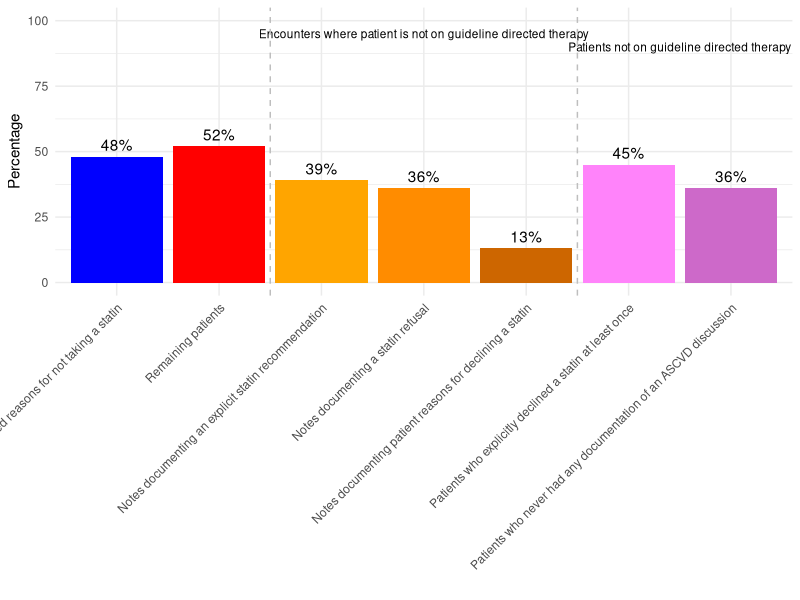
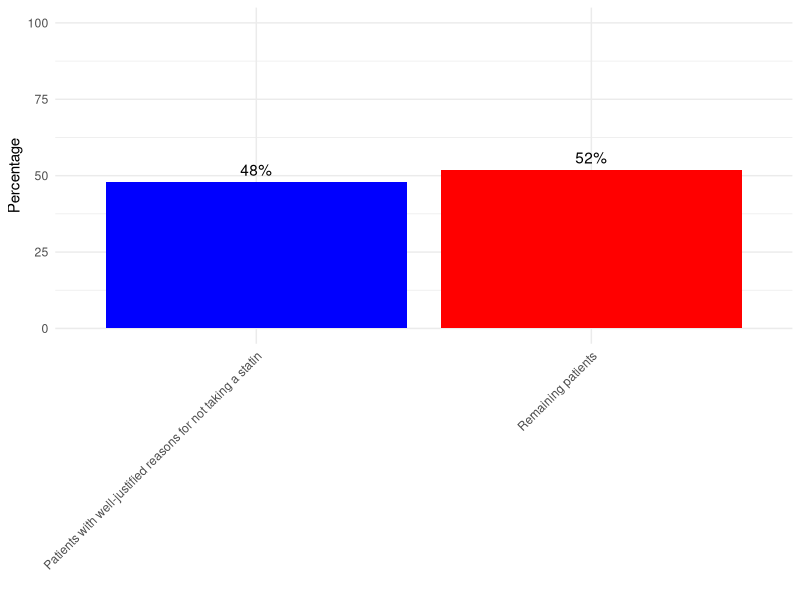
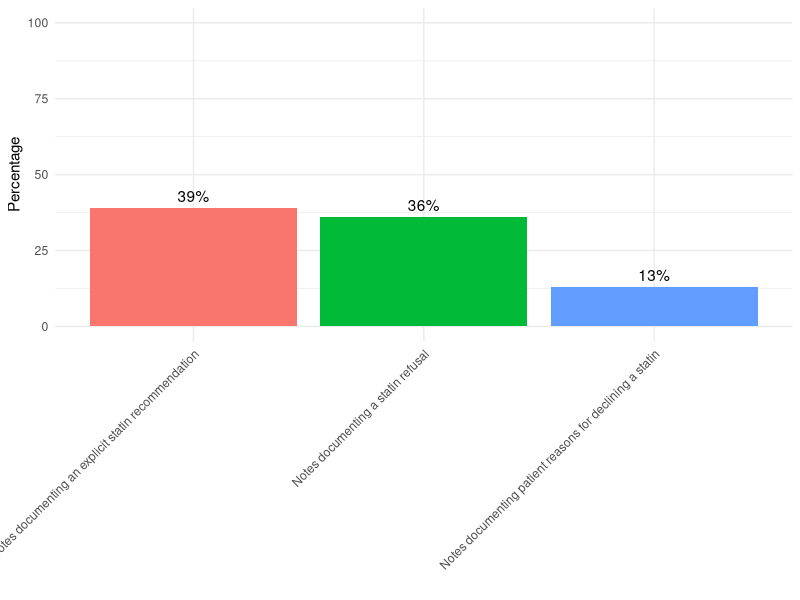
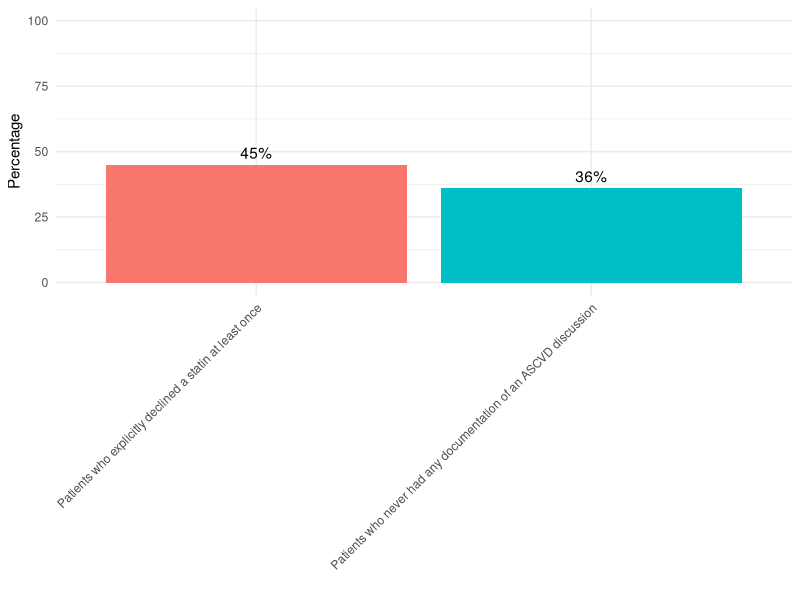

Reproduce these figures in R, in order.
#to do
#add in total numbers
#add in a title for section 1
#shorten names under each column
#name overall figure






# Load the ggplot2 library
library(ggplot2)

# Create a data frame with the provided data for each section
section1_data <- data.frame(
  Category = c("Patients with well-justified reasons for not taking a statin",
               "Remaining patients"),
  Percentage = c("48%", "52%"),
  Group = c("Well-justified reasons", "Remaining Patients")
)

section2_data <- data.frame(
  Category = c("Notes documenting an explicit statin recommendation",
               "Notes documenting a statin refusal",
               "Notes documenting patient reasons for declining a statin"),
  Percentage = c("39%", "36%", "13%")
)

section3_data <- data.frame(
  Category = c("Patients who explicitly declined a statin at least once",
               "Patients who never had any documentation of an ASCVD discussion"),
  Percentage = c("45%", "36%"),
  Group = c("Remaining Patients", "Remaining Patients")
)

# Convert Percentage column to numeric
section1_data$Percentage <- as.numeric(sub("%", "", section1_data$Percentage))
section2_data$Percentage <- as.numeric(sub("%", "", section2_data$Percentage))
section3_data$Percentage <- as.numeric(sub("%", "", section3_data$Percentage))

# Reorder the datasets
section1_data$Category <- factor(section1_data$Category, levels = section1_data$Category)
section2_data$Category <- factor(section2_data$Category, levels = section2_data$Category)
section3_data$Category <- factor(section3_data$Category, levels = section3_data$Category)

# Create the bar plot
ggplot() +
  # Section 1
  geom_bar(data = section1_data, aes(x = Category, y = Percentage, fill = Group), position = position_dodge(width = 0.9), stat = "identity") +
  geom_text(data = section1_data, aes(x = Category, y = Percentage, label = paste0(Percentage, "%")), position = position_dodge(width = 0.9), vjust = -0.5) +
  # Section 2
  geom_bar(data = section2_data, aes(x = Category, y = Percentage, fill = Category), position = position_dodge(width = 0.9), stat = "identity") +
  geom_text(data = section2_data, aes(x = Category, y = Percentage, label = paste0(Percentage, "%")), position = position_dodge(width = 0.9), vjust = -0.5) +
  annotate("text", x = 4, y = 95, label = "Encounters where patient is not on guideline directed therapy", hjust = 0.5, size = 3) +
  # Section 3
  geom_bar(data = section3_data, aes(x = Category, y = Percentage, fill = Category), position = position_dodge(width = 0.9), stat = "identity") +
  geom_text(data = section3_data, aes(x = Category, y = Percentage, label = paste0(Percentage, "%")), position = position_dodge(width = 0.9), vjust = -0.5) +
  annotate("text", x = 6.5, y = 90, label = "Patients not on guideline directed therapy", hjust = 0.5, size = 3) +
  # Vertical lines separating sections
  geom_vline(xintercept = c(2.5, 5.5), linetype = "dashed", color = "grey") +
  # Plot customization
  coord_cartesian(ylim = c(0, 100)) +
  labs(x = "", y = "Percentage", fill = "") +
  scale_fill_manual(values = c("Well-justified reasons" = "blue", 
                               "Remaining Patients" = "red", 
                               "Notes documenting an explicit statin recommendation" = "orange", 
                               "Notes documenting a statin refusal" = "darkorange", 
                               "Notes documenting patient reasons for declining a statin" = "darkorange3", 
                               "Patients who explicitly declined a statin at least once" = "orchid1", 
                               "Patients who never had any documentation of an ASCVD discussion" = "orchid3")) +
  theme_minimal() +
  theme(axis.text.x = element_text(angle = 45, hjust = 1), legend.position = "none")








library(ggplot2)

library(ggplot2)

# Section 1 Histogram
plot_section1 <- ggplot(section1_data, aes(x = Category, y = Percentage, fill = Group)) +
  geom_bar(stat = "identity", position = position_dodge(width = 0.9)) +
  geom_text(aes(label = paste0(Percentage, "%")), position = position_dodge(width = 0.9), vjust = -0.5) +
  labs(x = "", y = "Percentage", fill = "") +
  scale_fill_manual(values = c("Well-justified reasons" = "blue", 
                               "Remaining Patients" = "red")) +
  coord_cartesian(ylim = c(0, 100)) +
  theme_minimal() +
  theme(axis.text.x = element_text(angle = 45, hjust = 1), legend.position = "none")

# Section 2 Histogram
plot_section2 <- ggplot(section2_data, aes(x = Category, y = Percentage, fill = Category)) +
  geom_bar(stat = "identity", position = position_dodge(width = 0.9)) +
  geom_text(aes(label = paste0(Percentage, "%")), position = position_dodge(width = 0.9), vjust = -0.5) +
  labs(x = "", y = "Percentage", fill = "") +
  coord_cartesian(ylim = c(0, 100)) +
  theme_minimal() +
  theme(axis.text.x = element_text(angle = 45, hjust = 1), legend.position = "none")

# Section 3 Histogram
plot_section3 <- ggplot(section3_data, aes(x = Category, y = Percentage, fill = Category)) +
  geom_bar(stat = "identity", position = position_dodge(width = 0.9)) +
  geom_text(aes(label = paste0(Percentage, "%")), position = position_dodge(width = 0.9), vjust = -0.5) +
  labs(x = "", y = "Percentage", fill = "") +
  coord_cartesian(ylim = c(0, 100)) +
  theme_minimal() +
  theme(axis.text.x = element_text(angle = 45, hjust = 1), legend.position = "none")

# Displaying the three plots separately
plot_section1
plot_section2
plot_section3
